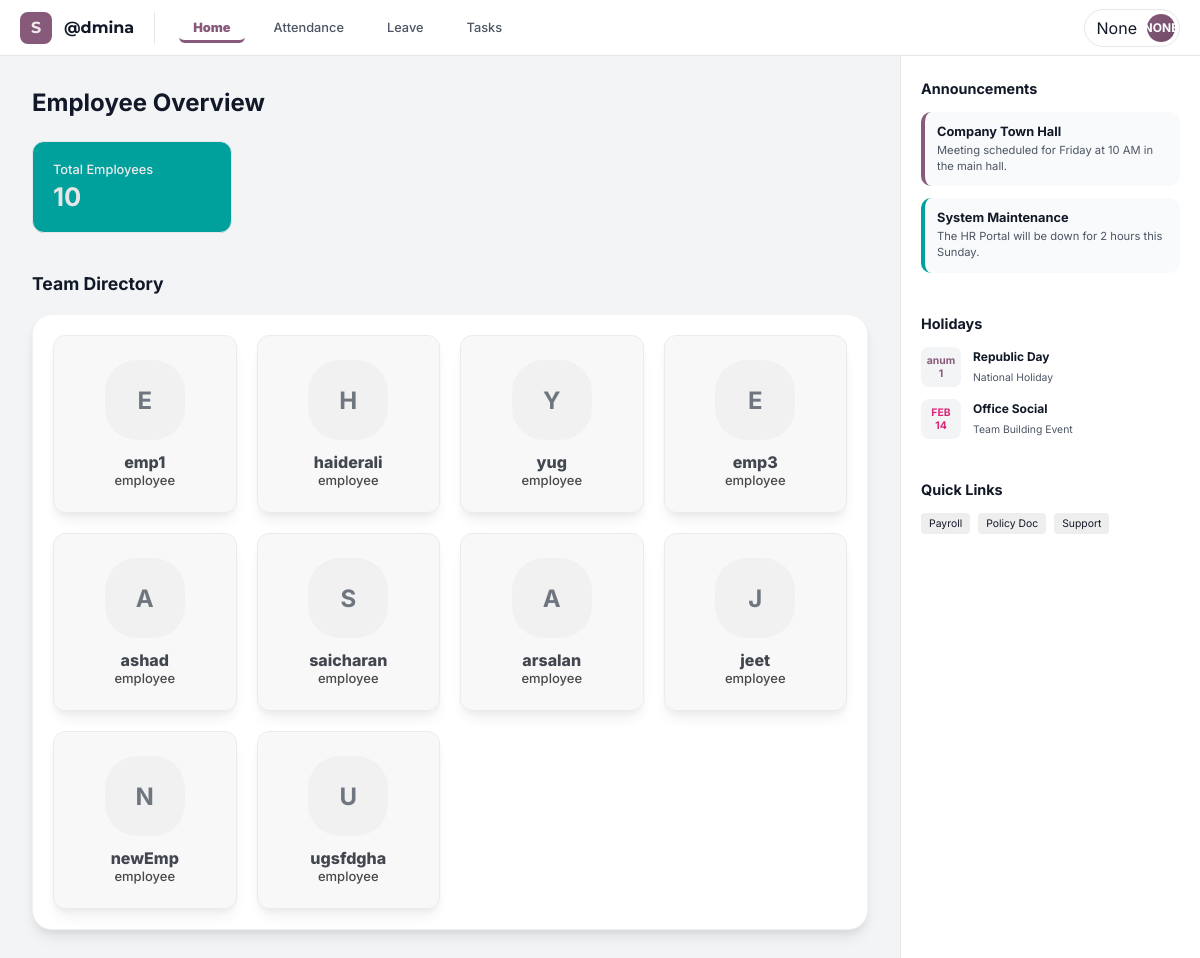
The page /home on the database its author committed.
### app/models/emp_detail.py (models this page shows, shortened)
class Employee(models.Model):
    emp_id = models.AutoField(primary_key=True)
    company = models.ForeignKey(Company, on_delete=models.CASCADE, related_name='employees')
    fullname = models.CharField(max_length=255)
    email = models.EmailField(unique=True)
    designation = models.CharField(max_length=100)
    joining_date = models.DateField()
    login_id = models.CharField(max_length=50, unique=True) # Generated ID
    password = models.CharField(max_length=255)

### app/views.py (the view)
# urls.py: path('home',home, name='home'),
def home(request):
    current_user = request.session.get('globalusername')
    today = timezone.now().date()
    on_leave = LeaveRequest.objects.filter(
        username=current_user,
        status='Approved',
        start_date__lte=today,
        end_date__gte=today
    ).exists()
    if on_leave:
        user_status = "Leave"
    else:
        attendance_entry = Attendance.objects.filter(username=current_user, date=today).last()
        user_status = attendance_entry.status if attendance_entry else "Absent"
    return render(request, 'home.html', {
        'emp': Employee.objects.all(),
        'status': user_status,
        'globalusername': current_user
    })

### app/context_processors.py (called while the page is built)
def user_data(request):
    return{
       'globaladmin' : request.session.get('globaladmin', None),
       'globalusername':request.session.get('globalusername', None),
       'globaluser_admin':request.session.get('globaluser_admin',None)
    }

### app/templates/home.html (shortened to what this page needs)
<!DOCTYPE html>
<html lang="en">
<head>
</head>
<body>
    {% load static %}
    <nav class="navbar">
        <div class="nav-left">
            <div class="company-brand">
                <div class="brand-icon">S</div>
                <span class="brand-name">@dmina</span>
            </div>
            <div class="nav-links">
                <a href="{% url 'home' %}" class="nav-item active">Home</a>
                <a href="{% url 'attendance' %}" class="nav-item">Attendance</a>
                <a href="{% url 'leave' %}" class="nav-item">Leave</a>
                <a href="{% url 'tasks' %}" class="nav-item">Tasks</a>
            </div>
        </div>
        <div class="nav-right">
    <div class="profile-container" style="position: relative;">
        <div class="profile-btn" onclick="toggleDropdown()" style="cursor: pointer;">
            <span class="profile-name">{{globalusername}}</span>
            <div class="profile-avatar">{{ globalusername|slice:":1"|upper }}</div>
        </div>
    </div>
        </div>
    </nav>
    <div class="main-container">
        <main class="content">
            <div class="page-header">
                <h1>Employee Overview</h1>
            </div>
            <div class="stats-grid">
                <div class="stat-card">
                    <span class="stat-label">Total Employees</span>
                    <div class="stat-value">{{ emp.count }}</div>
                </div>
            </div>
            <h2 class="section-title">Team Directory</h2>
<div class="employee-grid">
    {% for emp in emp %}
        {% if emp.fullname == globalusername %}
            <a href="{% url 'profile' %}" class="emp-card is-clickable">
                {% if status == "Present" %}
                    <span class="status-badge badge-present">Present</span>
                {% elif status == "Leave" %}
                    <span class="status-badge badge-leave">On Leave</span>
                {% else %}
                    <span class="status-badge badge-absent">Absent</span>
                {% endif %}
                <div class="emp-photo" style="display: flex; align-items: center; justify-content: center; font-size: 1.5rem; font-weight: 700; color: var(--primary);">
                    {{ emp.fullname|slice:":1"|upper }}
                </div>
                <div class="emp-name">{{ emp.fullname }}</div>
                <div class="emp-role">{{ emp.designation }}</div>
            </a>
        {% else %}
            <div class="emp-card" style="cursor: default; filter: grayscale(0.2); opacity: 0.8;">
                <div class="emp-photo" style="display: flex; align-items: center; justify-content: center; font-size: 1.5rem; font-weight: 700; color: var(--text-sub); background: #eee;">
                    {{ emp.fullname|slice:":1"|upper }}
                </div>
                <div class="emp-name">{{ emp.fullname }}</div>
                <div class="emp-role">{{ emp.designation }}</div>
            </div>
        {% endif %}
    {% empty %}
        <div style="grid-column: 1 / -1; text-align: center; padding: 60px; background: white; border-radius: 20px; border: 2px dashed var(--border);">
            <p style="color: var(--text-sub);">No employees found.</p>
        </div>
    {% endfor %}
</div>
</main>
        <aside class="right-sidebar">
            <div class="sidebar-section">
                <div class="sidebar-title">Announcements</div>
                <div class="announcement-card">
                    <h4>Company Town Hall</h4>
                    <p>Meeting scheduled for Friday at 10 AM in the main hall.</p>
                </div>
                <div class="announcement-card" style="border-left-color: var(--accent);">
                    <h4>System Maintenance</h4>
                    <p>The HR Portal will be down for 2 hours this Sunday.</p>
                </div>
            </div>
            <div class="sidebar-section">
                <div class="sidebar-title">Holidays</div>
                <div class="event-item">
                    <div class="event-date"><span>anum</span><span>1</span></div>
                    <div class="event-info"><h5>Republic Day</h5><span>National Holiday</span></div>
                </div>
                <div class="event-item">
                    <div class="event-date" style="color: #db2777;"><span>FEB</span><span>14</span></div>
                    <div class="event-info"><h5>Office Social</h5><span>Team Building Event</span></div>
                </div>
            </div>
            <div class="sidebar-section">
                <div class="sidebar-title">Quick Links</div>
                <div style="display: flex; flex-wrap: wrap; gap: 8px;">
                    <span style="padding: 4px 8px; background: #eee; border-radius: 4px; font-size: 0.65rem; cursor: pointer;">Payroll</span>
                    <span style="padding: 4px 8px; background: #eee; border-radius: 4px; font-size: 0.65rem; cursor: pointer;">Policy Doc</span>
                    <span style="padding: 4px 8px; background: #eee; border-radius: 4px; font-size: 0.65rem; cursor: pointer;">Support</span>
                </div>
            </div>
        </aside>
    </div>
</body>
</html>

### rows shown on the page
Employee: fullname "E", fullname "emp1", designation "employee"
Employee: fullname "H", fullname "haiderali", designation "employee"
Employee: fullname "Y", fullname "yug", designation "employee"
Employee: fullname "E", fullname "emp3", designation "employee"
Employee: fullname "A", fullname "ashad", designation "employee"
Employee: fullname "S", fullname "saicharan", designation "employee"
Employee: fullname "A", fullname "arsalan", designation "employee"
Employee: fullname "J", fullname "jeet", designation "employee"
Employee: fullname "N", fullname "newEmp", designation "employee"
Employee: fullname "U", fullname "ugsfdgha", designation "employee"

### other values the page prints
{{ globalusername }} "None"
{{ globalusername|slice:":1"|upper }} "NONE"
{{ emp.count }} "10"
